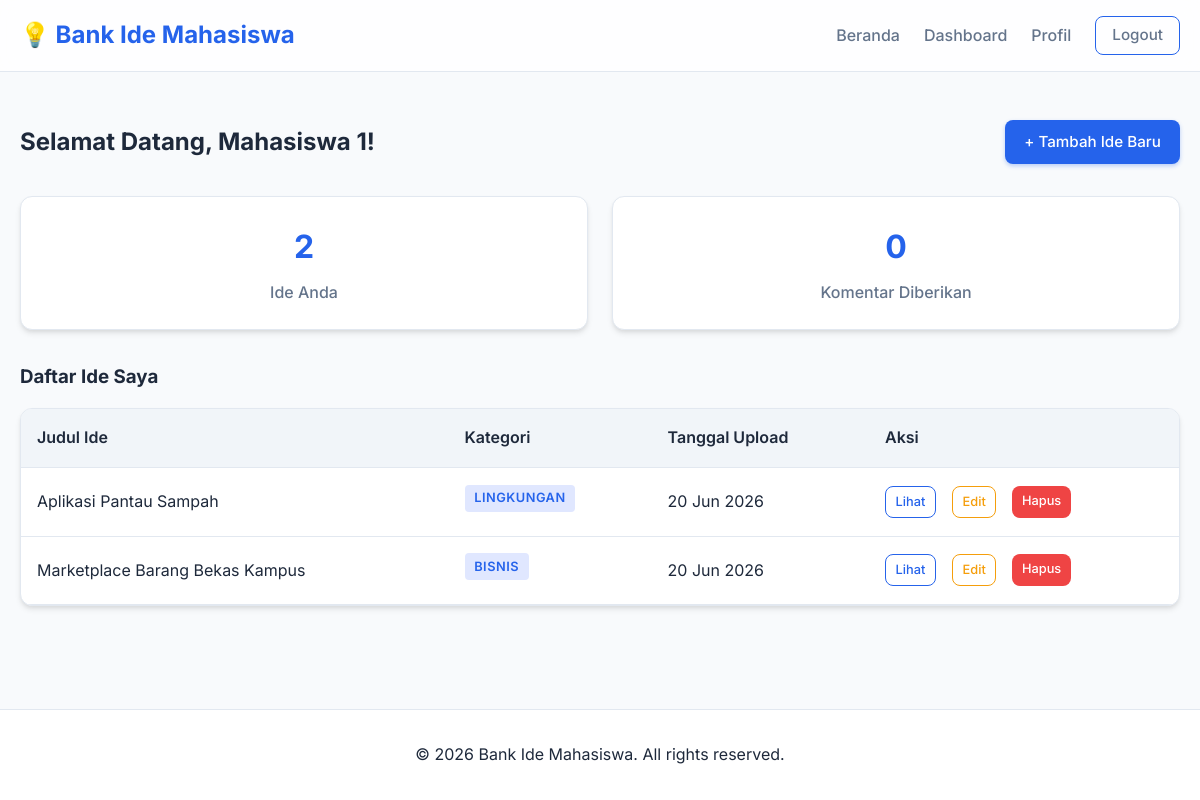
The app's page /dashboard.php (signed in) with its own data.
### tables this page shows
CREATE TABLE ide (
    id_ide INT AUTO_INCREMENT PRIMARY KEY,
    judul_ide VARCHAR(255) NOT NULL,
    deskripsi TEXT NOT NULL,
    tanggal_upload DATETIME DEFAULT CURRENT_TIMESTAMP,
    id_user INT,
    id_kategori INT,
    FOREIGN KEY (id_user) REFERENCES users(id_user) ON DELETE CASCADE,
    FOREIGN KEY (id_kategori) REFERENCES kategori(id_kategori) ON DELETE SET NULL
);

CREATE TABLE kategori (
    id_kategori INT AUTO_INCREMENT PRIMARY KEY,
    nama_kategori VARCHAR(100) NOT NULL
);

### dashboard.php (the view, shortened to what this page needs)
<?php
require_once 'config/database.php';
$user_id = $_SESSION['user_id'];
$stmt = $pdo->prepare("SELECT COUNT(*) as total_ide FROM ide WHERE id_user = ?");
$stmt->execute([$user_id]);
$total_ide = $stmt->fetch()['total_ide'];
$stmt = $pdo->prepare("SELECT COUNT(*) as total_komentar FROM komentar WHERE id_user = ?");
$stmt->execute([$user_id]);
$total_komentar = $stmt->fetch()['total_komentar'];
$stmt = $pdo->prepare("
    SELECT i.*, k.nama_kategori
    FROM ide i
    LEFT JOIN kategori k ON i.id_kategori = k.id_kategori
    WHERE i.id_user = ?
    ORDER BY i.tanggal_upload DESC
");
$stmt->execute([$user_id]);
$my_ideas = $stmt->fetchAll();
?>
<?php include 'includes/header.php'; ?>
<?php include 'includes/navbar.php'; ?>
<main class="main-content">
    <div class="container">
        <div class="flex justify-between align-center mb-2">
            <h2>Selamat Datang, <?php echo htmlspecialchars($_SESSION['nama']); ?>!</h2>
            <a href="create_ide.php" class="btn btn-primary">+ Tambah Ide Baru</a>
        </div>
        <div class="stats-grid">
            <div class="stat-card">
                <div class="stat-value"><?php echo $total_ide; ?></div>
                <div class="stat-label">Ide Anda</div>
            </div>
            <div class="stat-card">
                <div class="stat-value"><?php echo $total_komentar; ?></div>
                <div class="stat-label">Komentar Diberikan</div>
            </div>
        </div>
        <h3 class="mb-1">Daftar Ide Saya</h3>
        <div class="table-container">
            <table>
                <thead>
                    <tr>
                        <th>Judul Ide</th>
                        <th>Kategori</th>
                        <th>Tanggal Upload</th>
                        <th>Aksi</th>
                    </tr>
                </thead>
                <tbody>
                    <?php if (count($my_ideas) > 0): ?>
                        <?php foreach ($my_ideas as $ide): ?>
                            <tr>
                                <td><?php echo htmlspecialchars($ide['judul_ide']); ?></td>
                                <td><span class="card-category"><?php echo htmlspecialchars($ide['nama_kategori'] ?? '-'); ?></span></td>
                                <td><?php echo date('d M Y', strtotime($ide['tanggal_upload'])); ?></td>
                                <td>
                                    <div class="flex gap-1">
                                        <a href="ide_detail.php?id=<?php echo $ide['id_ide']; ?>" class="btn btn-outline" style="padding: 0.3rem 0.6rem; font-size: 0.8rem;">Lihat</a>
                                        <a href="edit_ide.php?id=<?php echo $ide['id_ide']; ?>" class="btn btn-outline" style="padding: 0.3rem 0.6rem; font-size: 0.8rem; border-color: #f59e0b; color: #f59e0b;">Edit</a>
                                        <a href="delete_ide.php?id=<?php echo $ide['id_ide']; ?>" class="btn btn-danger btn-delete" style="padding: 0.3rem 0.6rem; font-size: 0.8rem;">Hapus</a>
                                    </div>
                                </td>
                            </tr>
                        <?php endforeach; ?>
                    <?php else: ?>
                        <tr>
                            <td colspan="4" class="text-center">Anda belum menambahkan ide apapun.</td>
                        </tr>
                    <?php endif; ?>
                </tbody>
            </table>
        </div>
    </div>
</main>
<?php include 'includes/footer.php'; ?>

### assets/css/style.css (style rules this page uses)
:root { --primary-color: #2563eb; --primary-hover: #1d4ed8; --secondary-color: #f1f5f9; --bg-color: #f8fafc; --text-main: #1e293b; --text-muted: #64748b; --border-color: #e2e8f0; --white: #ffffff; --danger: #ef4444; --success: #10b981; --card-shadow: 0 4px 6px -1px rgba(0, 0, 0, 0.1), 0 2px 4px -1px rgba(0, 0, 0, 0.06); --hover-shadow: 0 10px 15px -3px rgba(0, 0, 0, 0.1), 0 4px 6px -2px rgba(0, 0, 0, 0.05); --radius: 12px; --transition: all 0.3s ease; }
* { margin: 0; padding: 0; box-sizing: border-box; font-family: 'Inter', sans-serif; }
body { background-color: var(--bg-color); color: var(--text-main); line-height: 1.6; min-height: 100vh; display: flex; flex-direction: column; }
.container { width: 100%; max-width: 1200px; margin: 0 auto; padding: 0 20px; }
.mb-1 { margin-bottom: 1rem; }
.mb-2 { margin-bottom: 2rem; }
.flex { display: flex; }
.justify-between { justify-content: space-between; }
.align-center { align-items: center; }
.gap-1 { gap: 1rem; }
.btn { display: inline-block; padding: 0.6rem 1.2rem; border-radius: 8px; font-weight: 500; text-decoration: none; cursor: pointer; border: none; transition: var(--transition); font-size: 0.95rem; }
.btn-primary { background-color: var(--primary-color); color: var(--white); box-shadow: 0 2px 4px rgba(37, 99, 235, 0.3); }
.btn-outline { background-color: transparent; color: var(--primary-color); border: 1px solid var(--primary-color); }
.btn-danger { background-color: var(--danger); color: var(--white); }
.card-category { font-size: 0.8rem; font-weight: 600; color: var(--primary-color); text-transform: uppercase; letter-spacing: 0.5px; margin-bottom: 0.5rem; background: #e0e7ff; padding: 0.2rem 0.6rem; border-radius: 4px; display: inline-block; }
.main-content { flex-grow: 1; padding: 3rem 0; }
.stats-grid { display: grid; grid-template-columns: repeat(auto-fit, minmax(200px, 1fr)); gap: 1.5rem; margin-bottom: 2rem; }
.stat-card { background: var(--white); padding: 1.5rem; border-radius: var(--radius); box-shadow: var(--card-shadow); text-align: center; border: 1px solid var(--border-color); }
.stat-value { font-size: 2rem; font-weight: 700; color: var(--primary-color); margin-bottom: 0.5rem; }
.stat-label { color: var(--text-muted); font-weight: 500; }
.table-container { background: var(--white); border-radius: var(--radius); box-shadow: var(--card-shadow); overflow-x: auto; border: 1px solid var(--border-color); }
table { width: 100%; border-collapse: collapse; }
th, td { padding: 1rem; text-align: left; border-bottom: 1px solid var(--border-color); }
th { background-color: var(--secondary-color); font-weight: 600; color: var(--text-main); }

### records on screen
ide: judul_ide "Aplikasi Pantau Sampah", id_kategori.nama_kategori "LINGKUNGAN", tanggal_upload "20 Jun 2026"
ide: judul_ide "Marketplace Barang Bekas Kampus", id_kategori.nama_kategori "BISNIS", tanggal_upload "20 Jun 2026"

### other values on screen
$_SESSION['nama'] "Mahasiswa 1"
$total_ide "2"
$total_komentar "0"
